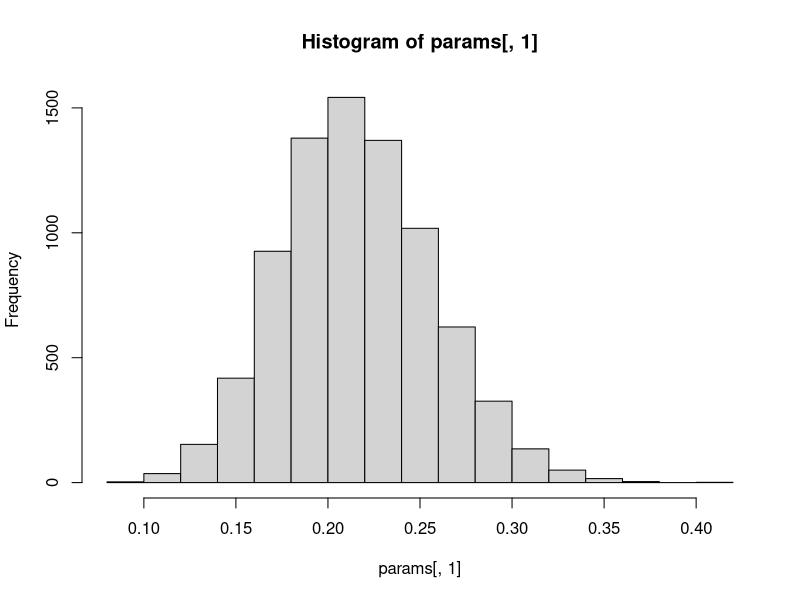
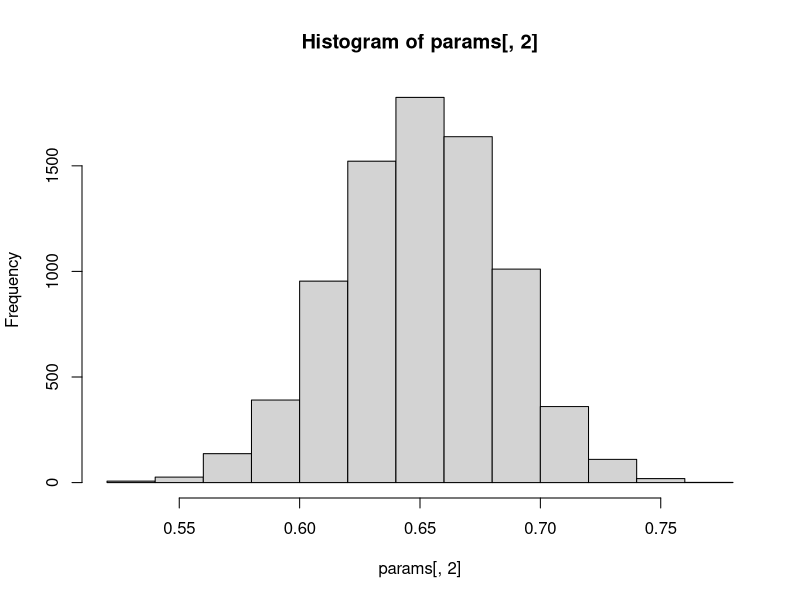
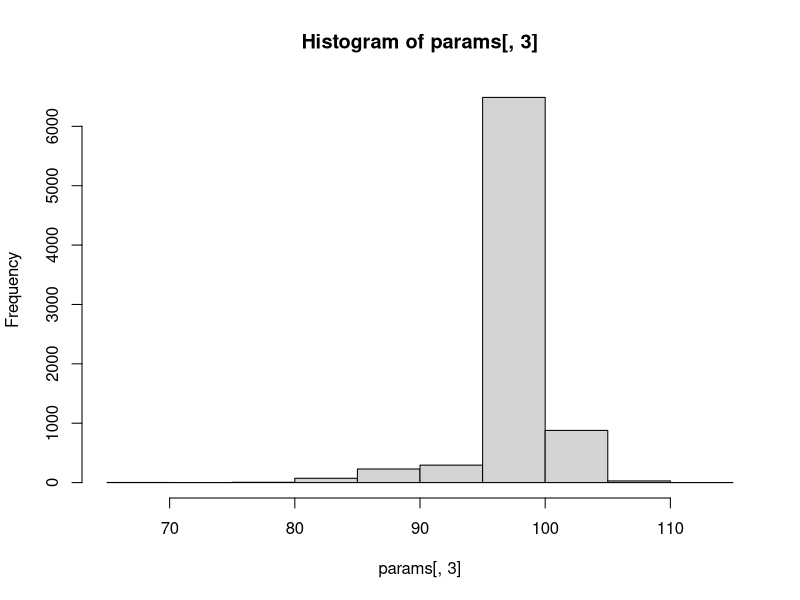
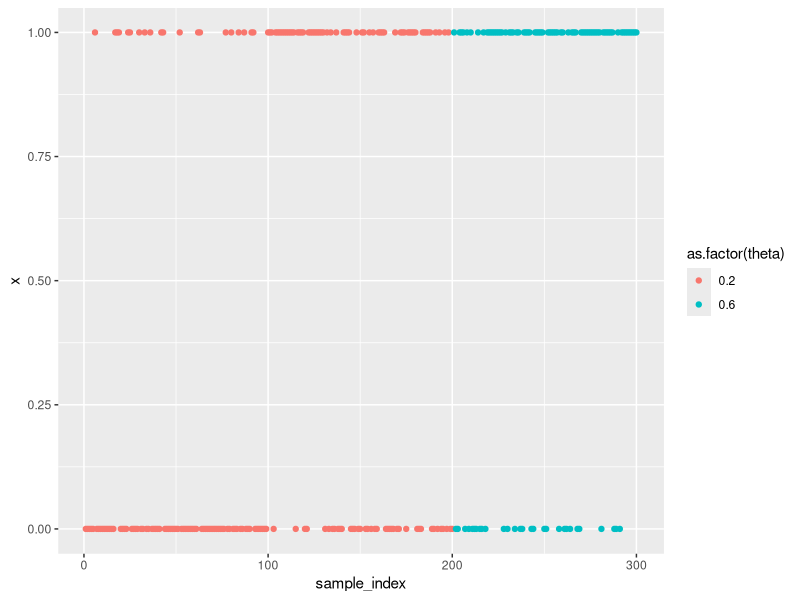
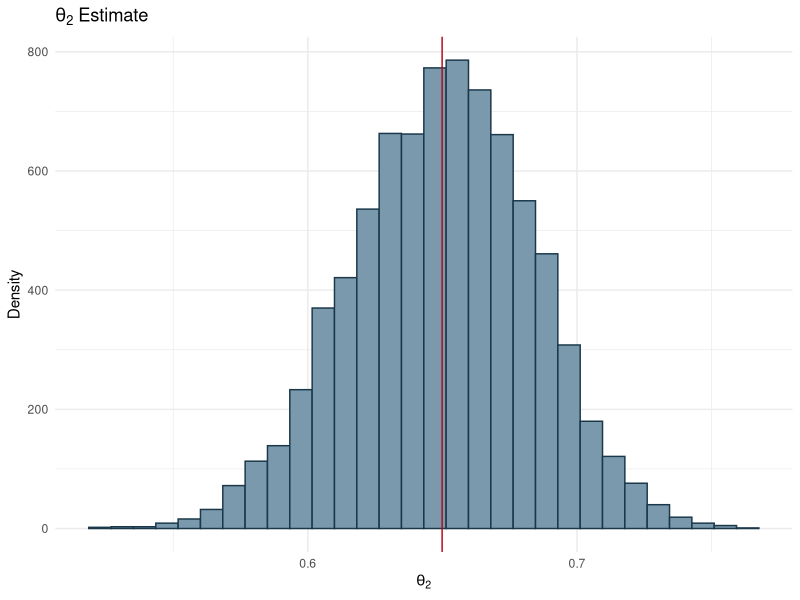
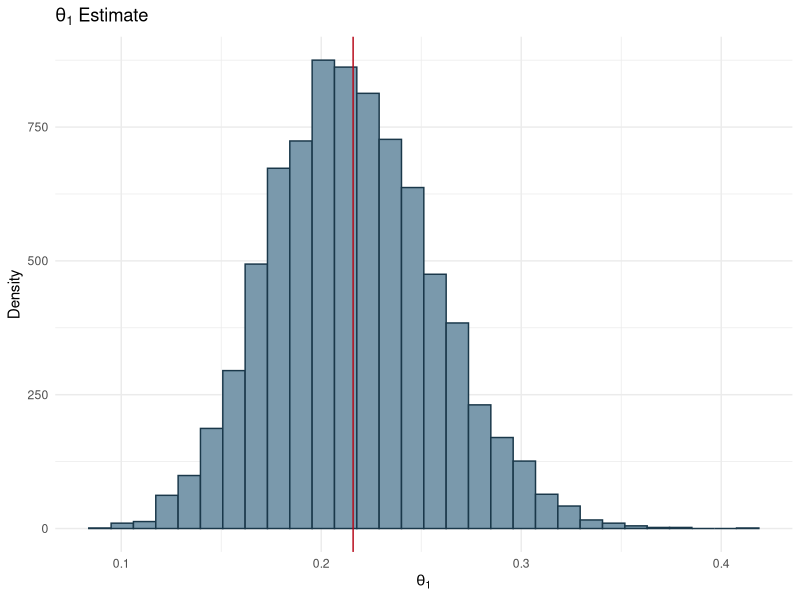
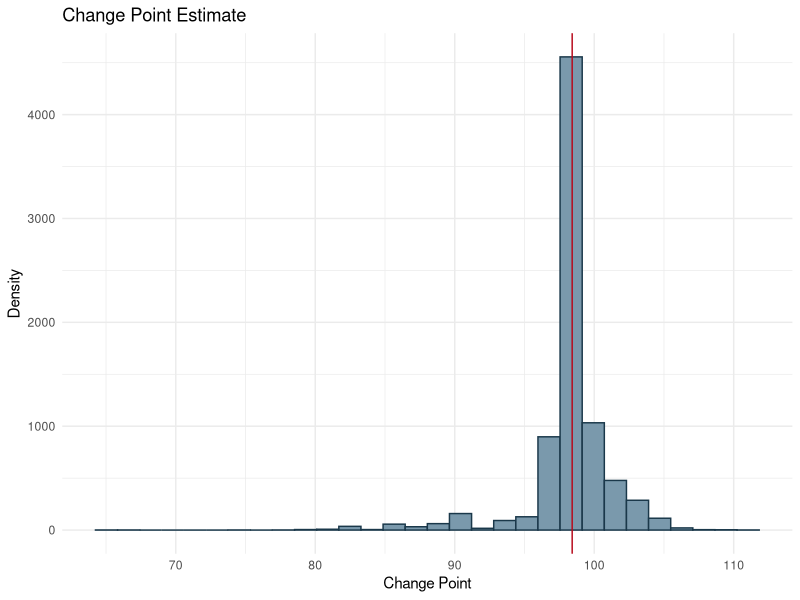

R code for these plots, in order:
# gibbs sampling:

########## Try changing priors to see how it effects convergence ###############
rm(list = ls())
library(ggplot2)
real_thetas <- c(0.2, 0.6)
N <- 300
a = 2
b = 3
change_point <- 100
x <- c(rbinom(1:change_point, 1, real_thetas[1]),rbinom((change_point+1):N, 1, real_thetas[2]))


## Initialize all parameters

# n ~ uniform 
n <- round(N*runif(1))
# theta1 ~ beta(a,b)
theta1 <- rbeta(1, a, b)
# theta2 ~ beta(a,b)
theta2 <- rbeta(1, a, b)



niters = 10000
burnin = 2000
# sigma = np.diag([0.2,0.2])

# thetas = np.zeros((niters-burnin,2), np.float)
params = matrix(0, nrow = (niters-burnin), ncol=3)
for (i in 1:niters){
  
  
  z1 <- sum(x[1:n])
  if(n == N){
    z2 <- 0
  }else{
    z2 <- sum(x[(n+1):N])
  }
  theta1 = rbeta(n = 1, shape1 = a + z1, shape2 = b + n - z1)
  # get value theta2| all other vars
  theta2 = rbeta(n = 1, shape1 = a + z2, shape2 =N-n-1-z2+b)
  
  
  ## 2 things: 1 - should I be summing all the values over these? 
  # No - the product is being calculated due to the sum - should be fine
  n_multi <- rep(0, N)
  for(steps in 1:N){
    if(steps==N || theta2 == 1){
      n_multi[steps] <- log(theta1^sum(x[1:steps]) * (1-theta1)^(steps-sum(x[1:steps])))
    }else{
      n_multi[steps] <- log(theta1^sum(x[1:steps]) * (1-theta1)^(steps-sum(x[1:steps]))) +
        log(theta2^sum(x[(steps + 1):N]) * (1-theta2)^(N-steps-1-sum(x[(steps+1):N])))
    }
  }
  
  n_multi <- exp(n_multi - max(n_multi))
  # what about for n? 
  n <- which(rmultinom(1, 1, n_multi/sum(n_multi))[,1] ==1)
  if(i %% 100 == 0){
    print(paste('iteration',i ,'thetas: ', c(theta1, theta2), 'n:', n))  
  }
  if (i >= burnin){
    params[(i-burnin), ] = c(theta1,theta2, n)
  }
}

hist(params[, 1])
hist(params[, 2])
hist(params[, 3])

ds <- data.frame(x = x, theta = c(rep(real_thetas[1],N-change_point),
                                  rep(real_thetas[2],change_point)), 
                 sample_index = seq(1:length(x)))

ggplot(ds, aes(x = sample_index, y = x, color = as.factor(theta))) + geom_point()

params_df <- as.data.frame(params)
names(params_df) <- c('theta1', 'theta2', 'change_point')
ggplot(params_df, aes(x = theta2)) + 
  geom_histogram(fill="#7A99AC", color ='#1A384A' ) + 
  theme_minimal() + 
  geom_vline(xintercept = mean(params_df$theta2), color='#b7091a') +
  labs(title = expression(theta[2]~Estimate), x=expression(theta[2]), y = 'Density') 

ggplot(params_df, aes(x = theta1)) + 
  geom_histogram(fill="#7A99AC", color ='#1A384A' ) + 
  theme_minimal() + 
  geom_vline(xintercept = mean(params_df$theta1), color='#b7091a') +
  labs(title = expression(theta[1]~Estimate), x=expression(theta[1]), y = 'Density') 

ggplot(params_df, aes(x = change_point)) + 
  geom_histogram(fill="#7A99AC", color ='#1A384A') +
  theme_minimal() + 
  geom_vline(xintercept = mean(params_df$change_point), color='#b7091a') +
  labs(title = 'Change Point Estimate', x='Change Point', y = 'Density') 



